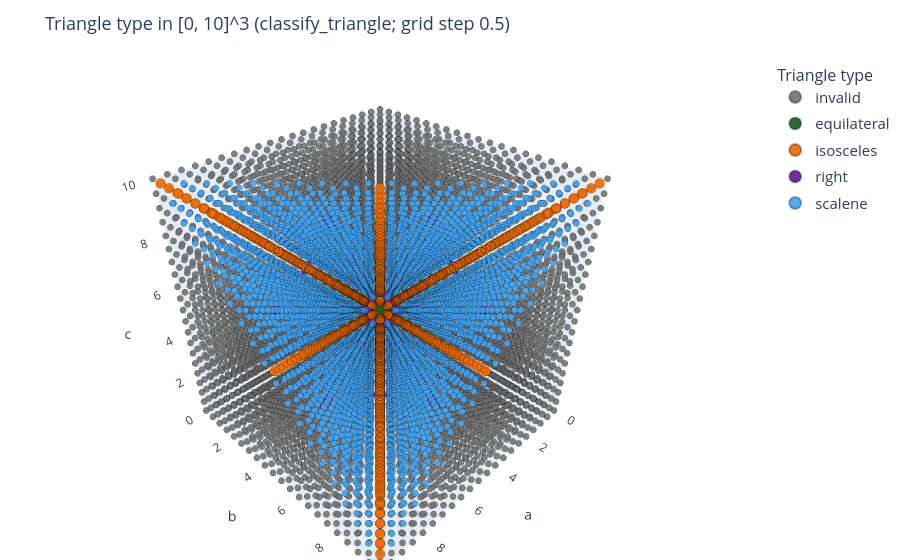

Notebook source saved alongside this figure:
### Markdown cell above
In this setting, each test input is a real-valued triple in a bounded box: $[0,10]^3$. So the theoretical search space is continuous (uncountably infinite).

In practice, our generator rounds to two decimals, so each coordinate is effectively on a fine grid with step 0.01, yielding a very large but finite approximation of the continuous space.

### Code cell
# 3D visualization of triangle types in [0, 10]^3.
# Grid step (fidelity) = 0.5: one dot per (a, b, c) sample.
# Each dot is colored by `classify_triangle` output (including invalid).
# Plotly figure: drag with mouse to rotate.

import importlib.util
import subprocess
import sys

if importlib.util.find_spec("plotly") is None:
    subprocess.check_call([sys.executable, "-m", "pip", "install", "plotly", "-q"])

import numpy as np
import pandas as pd
import plotly.express as px

fidelity = 0.5
coords = np.arange(0, 10 + fidelity / 2, fidelity)

n = len(coords)
total_samples = n ** 3
# Print progress only every few a-planes (plus first and last).
log_every_planes = max(1, n // 4)
print(f"[viz] start | grid step={fidelity}, points per axis={n}, total samples={total_samples}", flush=True)
print(f"[viz] progress log every ~{log_every_planes} a-planes (+ first/last)", flush=True)

rows = []
done = 0
for ia, a in enumerate(coords):
    for b in coords:
        for c in coords:
            kind = classify_triangle(float(a), float(b), float(c))
            rows.append({"a": float(a), "b": float(b), "c": float(c), "kind": kind})
            done += 1
    pct = 100.0 * done / total_samples
    if ia == 0 or (ia + 1) % log_every_planes == 0 or ia == n - 1:
        print(
            f"[viz] after a={a:.2f} | plane {ia + 1}/{n} | {done}/{total_samples} samples ({pct:.1f}%)",
            flush=True,
        )

print("[viz] building DataFrame ...", flush=True)
df = pd.DataFrame(rows)
print(f"[viz] DataFrame ready | rows={len(df)}", flush=True)

kind_order = [
    "invalid",
    "equilateral",
    "isosceles",
    "right",
    "right_isosceles",
    "scalene",
]

print("[viz] counts by triangle type:", flush=True)
for k in kind_order:
    cnt = int((df["kind"] == k).sum())
    print(f"  {k}: {cnt}", flush=True)
print(f"  (total: {len(df)})", flush=True)

# High-contrast colors (easier to tell apart at a glance).
color_map = {
    "invalid": "#757575",
    "scalene": "#42a5f5",
    "equilateral": "#1b5e20",
    "isosceles": "#ef6c00",
    "right": "#6a1b9a",
    "right_isosceles": "#b71c1c",
}

# Larger markers for rarer / structurally interesting classes.
df["marker_size"] = df["kind"].apply(
    lambda k: 6 if k in ("invalid", "scalene") else 14
)

print("[viz] building Plotly figure ...", flush=True)
fig = px.scatter_3d(
    df,
    x="a",
    y="b",
    z="c",
    color="kind",
    title="Triangle type in [0, 10]^3 (classify_triangle; grid step 0.5)",
    category_orders={"kind": kind_order},
    color_discrete_map=color_map,
    size="marker_size",
    size_max=16,
    opacity=0.92,
)
fig.update_traces(
    marker=dict(
        line=dict(width=0.35, color="rgba(0,0,0,0.35)"),
    )
)
fig.update_layout(
    title=dict(font=dict(size=18)),
    legend=dict(
        title=dict(text="Triangle type", font=dict(size=16)),
        font=dict(size=15),
        itemsizing="constant",
        tracegroupgap=4,
    ),
    scene=dict(
        xaxis=dict(range=[0, 10], title=dict(text="a", font=dict(size=14))),
        yaxis=dict(range=[0, 10], title=dict(text="b", font=dict(size=14))),
        zaxis=dict(range=[0, 10], title=dict(text="c", font=dict(size=14))),
        aspectmode="cube",
    ),
    margin=dict(l=0, r=140, t=60, b=0),
)
print("[viz] rendering (drag to rotate) ...", flush=True)
fig.show()
print("[viz] done.", flush=True)

### Figure 1 — Plotly figure (JSON) as saved in the notebook; plotly's stock layout.template omitted (floating-point values rounded to 4 significant figures; data arrays with more than 128 entries replaced by an {"elided": "..."} marker saying what was removed)
{"data": [{"hovertemplate": "kind=invalid<br>a=%{x}<br>b=%{y}<br>c=%{z}<br>marker_size=%{marker.size}<extra></extra>", "legendgroup": "invalid", "marker": {"color": "#757575", "line": {"color": "rgba(0, 0, 0, 0.35)", "width": 0.35}, "opacity": 0.92, "size": {"elided": "5251 int values"}, "sizemode": "area", "sizeref": 0.05469, "symbol": "circle"}, "mode": "markers", "name": "invalid", "scene": "scene", "showlegend": true, "type": "scatter3d", "x": {"elided": "5251 float values"}, "y": {"elided": "5251 float values"}, "z": {"elided": "5251 float values"}}, {"hovertemplate": "kind=equilateral<br>a=%{x}<br>b=%{y}<br>c=%{z}<br>marker_size=%{marker.size}<extra></extra>", "legendgroup": "equilateral", "marker": {"color": "#1b5e20", "line": {"color": "rgba(0, 0, 0, 0.35)", "width": 0.35}, "opacity": 0.92, "size": [14, 14, 14, 14, 14, 14, 14, 14, 14, 14, 14, 14, 14, 14, 14, 14, 14, 14, 14, 14], "sizemode": "area", "sizeref": 0.05469, "symbol": "circle"}, "mode": "markers", "name": "equilateral", "scene": "scene", "showlegend": true, "type": "scatter3d", "x": [0.5, 1.0, 1.5, 2.0, 2.5, 3.0, 3.5, 4.0, 4.5, 5.0, 5.5, 6.0, 6.5, 7.0, 7.5, 8.0, 8.5, 9.0, 9.5, 10.0], "y": [0.5, 1.0, 1.5, 2.0, 2.5, 3.0, 3.5, 4.0, 4.5, 5.0, 5.5, 6.0, 6.5, 7.0, 7.5, 8.0, 8.5, 9.0, 9.5, 10.0], "z": [0.5, 1.0, 1.5, 2.0, 2.5, 3.0, 3.5, 4.0, 4.5, 5.0, 5.5, 6.0, 6.5, 7.0, 7.5, 8.0, 8.5, 9.0, 9.5, 10.0]}, {"hovertemplate": "kind=isosceles<br>a=%{x}<br>b=%{y}<br>c=%{z}<br>marker_size=%{marker.size}<extra></extra>", "legendgroup": "isosceles", "marker": {"color": "#ef6c00", "line": {"color": "rgba(0, 0, 0, 0.35)", "width": 0.35}, "opacity": 0.92, "size": {"elided": "840 int values"}, "sizemode": "area", "sizeref": 0.05469, "symbol": "circle"}, "mode": "markers", "name": "isosceles", "scene": "scene", "showlegend": true, "type": "scatter3d", "x": {"elided": "840 float values"}, "y": {"elided": "840 float values"}, "z": {"elided": "840 float values"}}, {"hovertemplate": "kind=right<br>a=%{x}<br>b=%{y}<br>c=%{z}<br>marker_size=%{marker.size}<extra></extra>", "legendgroup": "right", "marker": {"color": "#6a1b9a", "line": {"color": "rgba(0, 0, 0, 0.35)", "width": 0.35}, "opacity": 0.92, "size": [14, 14, 14, 14, 14, 14, 14, 14, 14, 14, 14, 14, 14, 14, 14, 14, 14, 14, 14, 14, 14, 14, 14, 14, 14, 14, 14, 14, 14, 14, 14, 14, 14, 14, 14, 14], "sizemode": "area", "sizeref": 0.05469, "symbol": "circle"}, "mode": "markers", "name": "right", "scene": "scene", "showlegend": true, "type": "scatter3d", "x": [1.5, 1.5, 2.0, 2.0, 2.5, 2.5, 2.5, 2.5, 3.0, 3.0, 4.0, 4.0, 4.0, 4.0, 4.5, 4.5, 5.0, 5.0, 6.0, 6.0, 6.0, 6.0, 6.0, 6.0, 6.5, 6.5, 7.5, 7.5, 7.5, 7.5, 8.0, 8.0, 8.5, 8.5, 10.0, 10.0], "y": [2.0, 2.5, 1.5, 2.5, 1.5, 2.0, 6.0, 6.5, 4.0, 5.0, 3.0, 5.0, 7.5, 8.5, 6.0, 7.5, 3.0, 4.0, 2.5, 4.5, 6.5, 7.5, 8.0, 10.0, 2.5, 6.0, 4.0, 4.5, 6.0, 8.5, 6.0, 10.0, 4.0, 7.5, 6.0, 8.0], "z": [2.5, 2.0, 2.5, 1.5, 2.0, 1.5, 6.5, 6.0, 5.0, 4.0, 5.0, 3.0, 8.5, 7.5, 7.5, 6.0, 4.0, 3.0, 6.5, 7.5, 2.5, 4.5, 10.0, 8.0, 6.0, 2.5, 8.5, 6.0, 4.5, 4.0, 10.0, 6.0, 7.5, 4.0, 8.0, 6.0]}, {"hovertemplate": "kind=scalene<br>a=%{x}<br>b=%{y}<br>c=%{z}<br>marker_size=%{marker.size}<extra></extra>", "legendgroup": "scalene", "marker": {"color": "#42a5f5", "line": {"color": "rgba(0, 0, 0, 0.35)", "width": 0.35}, "opacity": 0.92, "size": {"elided": "3114 int values"}, "sizemode": "area", "sizeref": 0.05469, "symbol": "circle"}, "mode": "markers", "name": "scalene", "scene": "scene", "showlegend": true, "type": "scatter3d", "x": {"elided": "3114 float values"}, "y": {"elided": "3114 float values"}, "z": {"elided": "3114 float values"}}], "layout": {"autosize": true, "legend": {"font": {"size": 15}, "itemsizing": "constant", "title": {"font": {"size": 16}, "text": "Triangle type"}, "tracegroupgap": 4}, "margin": {"b": 0, "l": 0, "r": 140, "t": 60}, "scene": {"aspectmode": "cube", "aspectratio": {"x": 1, "y": 1, "z": 1}, "domain": {"x": [0, 1], "y": [0, 1]}, "xaxis": {"range": [0, 10], "title": {"font": {"size": 14}, "text": "a"}, "type": "linear"}, "yaxis": {"range": [0, 10], "title": {"font": {"size": 14}, "text": "b"}, "type": "linear"}, "zaxis": {"range": [0, 10], "title": {"font": {"size": 14}, "text": "c"}, "type": "linear"}}, "title": {"font": {"size": 18}, "text": "Triangle type in [0, 10]^3 (classify_triangle; grid step 0.5)"}}}
